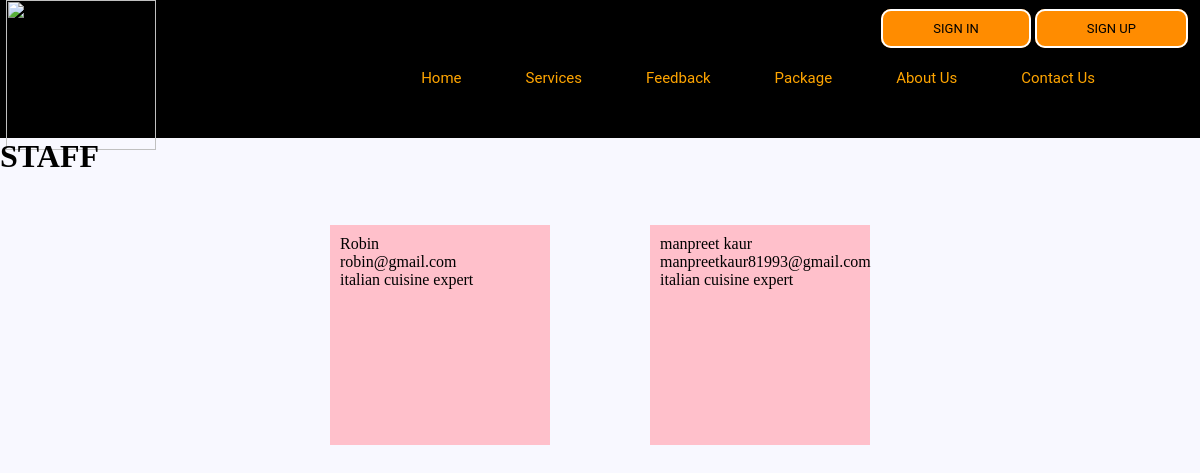
The page /show_kitchen_staff.php on the database as committed earlier.
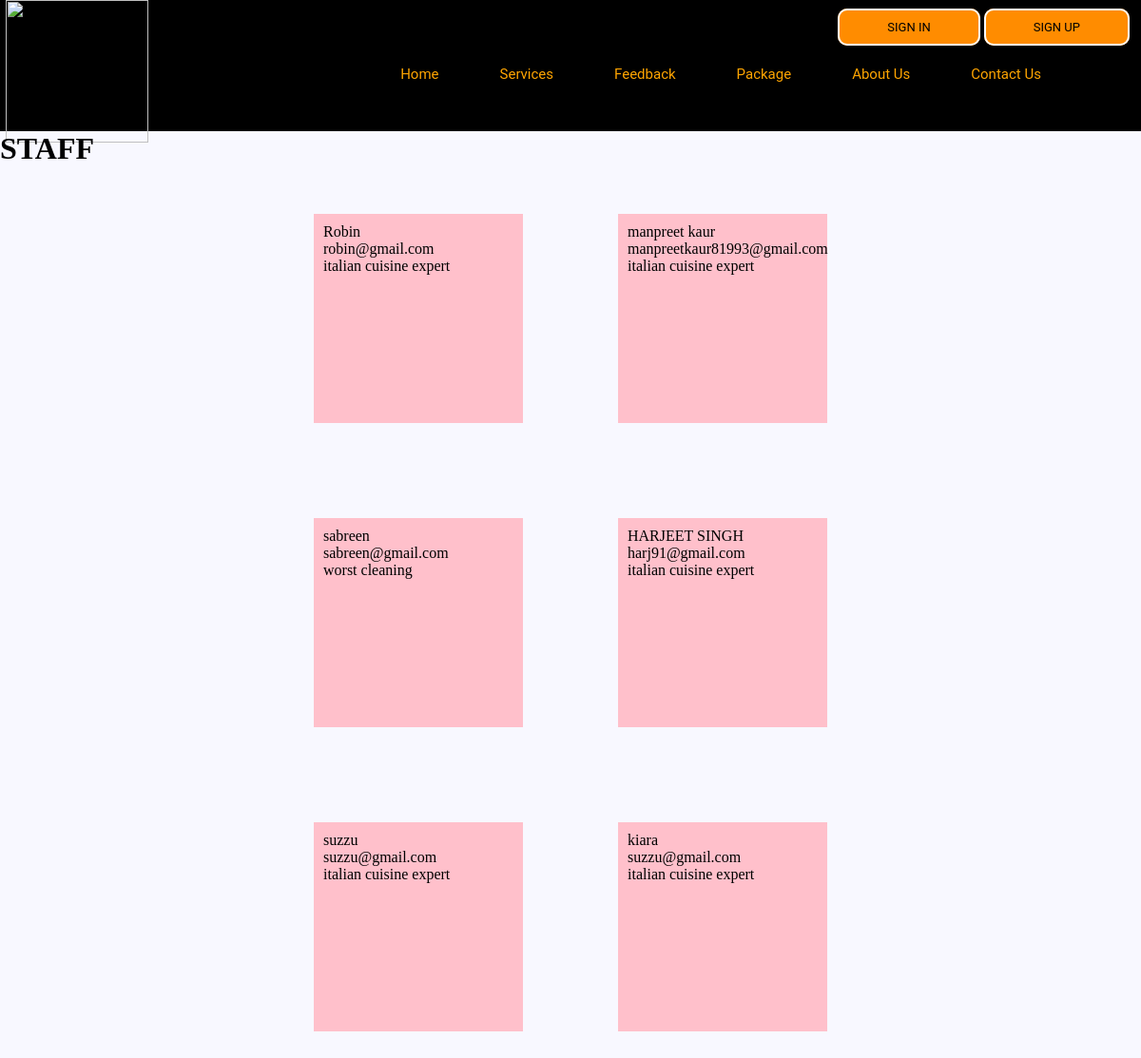
The same page on the database as committed later.
### tables this page shows
CREATE TABLE `kitchen_staff` (
  `id` int(50) NOT NULL,
  `name` varchar(60) NOT NULL,
  `email` varchar(30) NOT NULL,
  `role` varchar(30) NOT NULL,
  `skills` varchar(50) NOT NULL,
  `years_of_experience` int(10) NOT NULL,
  `additional_details` text NOT NULL
);

### server.php (called while the page is built, shortened)
<?php
$servername = "localhost";
$username = "root";
$password = "";
$db = "ictatjcu_cons2";
$conn = mysqli_connect($servername, $username, $password, $db);
$sql = "SELECT name, email, role, skills,years_of_experience,additional_details  FROM kitchen_staff";
$result = mysqli_query($conn, $sql);
?>

### show_kitchen_staff.php (the view, shortened to what this page needs)
<html>
<head>
  <link rel="stylesheet" type="text/css" href="registration.css">
  <link rel="stylesheet" type="text/css" href="style.css">
</head>
<body>
<div id="wrapper">
	        <nav>
			<div class="button">
				<a href= "login.php" class="btn btn-two"> Sign In</a>
			<a href= "registration.php" class="btn btn-two">Sign Up</a>
	</div>
	<div id="logo">
	<a href="index.html"> <img src="images/logo3.png" style="height:150px;"> </a>
	</div>
				<ul>
					<li > <a href = "index.html" id= "0" onClick= "nav_li_selected(0)"> Home </a> </li>
					<li> <a href = "services.html" id= "1" onClick= "nav_li_selected(1)"> Services </a> </li>
					<li> <a href = "feedback.html" id= "2" onClick= "nav_li_selected(2)">Feedback </a> </li>
					<li> <a href = "package.html" id= "3" onClick= "nav_li_selected(4)"> Package </a> </li>
					<li> <a href = "about.html" id= "4" onClick= "nav_li_selected(4)"> About Us </a> </li>
					<li > <a href = "contact.html" id= "5" onClick= "nav_li_selected(4)"> Contact Us</a> </li>
									</ul>
			</nav>
		<h1>STAFF</h1>
<?php
include('server.php');
if (mysqli_num_rows($result) > 0) {
    while($row = mysqli_fetch_assoc($result)) {
	?>
	<div class="staff_container" style="margin-left:280px;margin-right:280px;">
	<div style="height:200px;width:200px;float:left;background-color:pink;padding:10px;margin:50px;">
	<?php echo $row["name"]."<br>".$row["email"]."<br>".$row["skills"]
	?>
	</div>
	</div>
   <?php }
} else {
    echo "0 results";
}
?>

### registration.css (style rules this page uses)
* { margin: 0px; padding: 0px; }
body { font-size: 100%; background: #F8F8FF; }

### style.css (style rules this page uses)
* { margin:0; padding:0; font-family: verdana; scroll-behavior:smooth; }
body { background:#F8F8FF; }
#logo { height:0px; margin-top:0%; margin-left:0.5%; }
.button { margin-top: -1%; float:right; margin-right:1%; }
.btn { border: 2px solid white; padding: 10px 50px; width:150px; color: black; text-decoration: none; font-size:13px; text-transform: uppercase; border-radius: 10px; }
.btn-two { background-color: darkorange; font-family: "Roboto", sans-serif; }
#wrapper { width: 100%; margin-top: 0; background-repeat: no-repeat; background-position: center; }
nav { background-color:black; background-position: center; height: 138px; width :100%; line-height:80px; }
nav ul { float : right; margin-right:-20.3%; margin-top:3.2%; }
nav ul li { list-style: none; display: inline-block; }
nav ul li a { text-decoration: none; font-family: "Roboto", sans-serif; padding:30px; font-size:15px; color: orange; }

Rows that differ between the two databases and show on the page:
added kitchen_staff: name "sabreen", email "sabreen@gmail.com", skills "worst cleaning"
added kitchen_staff: name "HARJEET SINGH", email "harj91@gmail.com", skills "italian cuisine expert"
added kitchen_staff: name "suzzu", email "suzzu@gmail.com", skills "italian cuisine expert"
added kitchen_staff: name "kiara", email "suzzu@gmail.com", skills "italian cuisine expert"
